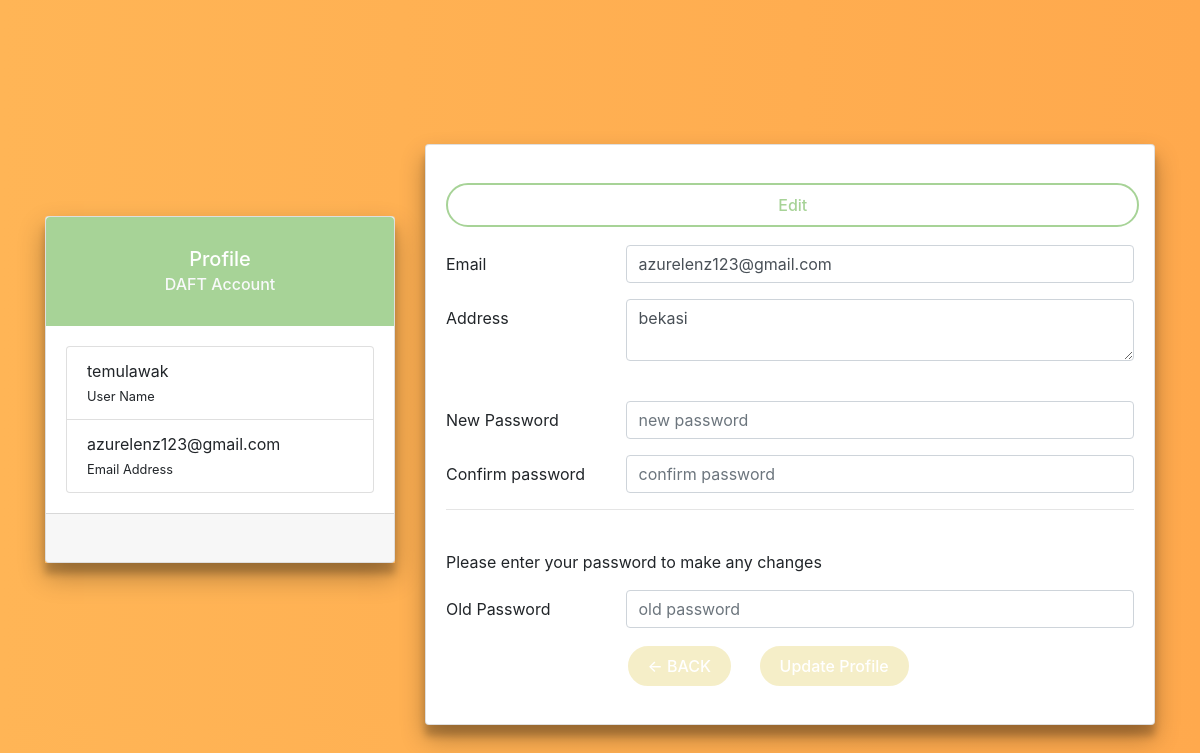
Screenshot of /settings.php (signed in) with the database file from the repository.
### tables this page shows
CREATE TABLE `users` (
  `id` int NOT NULL,
  `username` varchar(255) NOT NULL,
  `email` varchar(100) DEFAULT NULL,
  `password` varchar(255) NOT NULL,
  `address` text
);

### settings.php (the view, shortened to what this page needs)
<?php
require_once("db.php");
$loggedInUser = null;
if (isset($_SESSION['username'])) {
    $username = $_SESSION['username'];
    $sql = "SELECT * FROM users WHERE username = ?";
    $stmt = $conn->prepare($sql);
    $stmt->bind_param("s", $username);
    $stmt->execute();
    $result = $stmt->get_result();
    if ($result->num_rows === 1) {
        $loggedInUser = $result->fetch_assoc();
    }
}
?>
<!DOCTYPE html>
    <html lang="en">
    <head>
        <link rel="stylesheet" href="https://cdn.jsdelivr.net/npm/boxicons@latest/css/boxicons.min.css">
        <link rel="stylesheet" href="assets/css/swiper-bundle.min.css">
        <link rel="stylesheet" href="assets/css/styles.css">
        <link rel="stylesheet" href="assets/css/settings.css">
        <link rel='stylesheet' href='https://cdnjs.cloudflare.com/ajax/libs/twitter-bootstrap/4.1.3/css/bootstrap.min.css'>
    </head>
    <body>
    <br><br><Br><br><br><br>
    <div class="container">
              <div class="row">
                      <div class="col-lg-4"><br><br><br>
                        <div class="profile-card-4 z-depth-3">
                          <div class="card">
                            <div class="card-body1 text-center rounded-top">
                            <h5 class="mb-1 text-white">Profile</h5>
                            <h6 class="text-light">DAFT Account</h6><br>
                          </div>
                            <div class="card-body">
                              <ul class="list-group shadow-none">
                              <li class="list-group-item">
                                <div class="list-details">
                                  <span><?php echo $loggedInUser['username']; ?></span><br>
                                  <small>User Name</small>
                                </div>
                              </li>
                              <li class="list-group-item">
                                <div class="list-details">
                                  <span><?php echo $loggedInUser['email']; ?></span><br>
                                  <small>Email Address</small>
                                </div>
                              </li>
                              </ul>
                            </div>
                            <div class="card-footer text-center">
                            </div>
                          </div>
                        </div>
                      </div>
                      <div class="col-lg-8">
                        <div class="card z-depth-3">
                          <div class="card-body">
                          <ul class="nav nav-pills nav-pills-primary nav-justified">
                              <li class="eedit">
                                  <a ><i class="icon-note"></i> <span class="hidden-xs">Edit</span></a>
                              </li>
                          </ul>
                              <div id="edit">
                                  <form action="" method="post">
                                      <div class="form-group row">
                                          <label class="col-lg-3 col-form-label form-control-label">Email</label>
                                          <div class="col-lg-9">
                                              <input class="form-control" type="email" name="new_email" value="<?php echo $loggedInUser['email']; ?>" placeholder="Email">
                                          </div>
                                      </div>
                                      <div class="form-group row">
                                          <label class="col-lg-3 col-form-label form-control-label">Address</label>
                                          <div class="col-lg-9">
                                          <textarea name="new_address" class="form-control"><?php echo $loggedInUser['address']; ?></textarea><br>
                                          </div>
                                      </div>
                                      <div class="form-group row">
                                          <label class="col-lg-3 col-form-label form-control-label">New Password</label>
                                          <div class="col-lg-9">
                                              <input class="form-control" type="password" placeholder="new password" name="new_password">
                                          </div>
                                      </div>
                                      <div class="form-group row">
                                          <label class="col-lg-3 col-form-label form-control-label">Confirm password</label>
                                          <div class="col-lg-9">
                                              <input class="form-control" type="password" placeholder="confirm password" name="confirm_password">
                                          </div>
                                      </div>
                                      <hr>
                                      <br>
                                      <p>Please enter your password to make any changes</p>
                                      <div class="form-group row">
                                          <label class="col-lg-3 col-form-label form-control-label" for="old_password">Old Password</label>
                                          <div class="col-lg-9">
                                              <input class="form-control" type="password" placeholder="old password" name="old_password" required >
                                          </div>
                                      </div>
                                      <div class="form-group row">
                                          <label class="col-lg-3 col-form-label form-control-label"></label>
                                          <div class="col-lg-9">
                                          <a href="index.php" class="tombol">← BACK</a>
                                              <input class="tombol" id="tombol" type="submit" name="update" value="Update Profile">
                                          </div>
                                      </div>
                                  </form>
                              </div>
                          </div>
                      </div>
                    </div>
                    </div>
                  </div>
    </body>
</html>

### assets/css/styles.css (style rules this page uses)
:root { --header-height: 3.5rem; --first-color: #A7D397; --button-color: #F5EEC8; --button-color-alt: hsl(0, 0%, 21%); --title-color: #555843; --text-color: #D0D4CA; --text-color-light: hsl(0, 0%, 55%); --body-color: hsl(0, 0%, 99%); --container-color: #fff; --border-color: hsl(0, 0%, 94%); --body-font: "Roboto", sans-serif; --biggest-font-size: 2rem; --h1-font-size: 1.5rem; --h2-font-size: 1.25rem; --h3-font-size: 1rem; --normal-font-size: 0.938rem; --small-font-size: 0.813rem; --smaller-font-size: 0.75rem; --font-medium: 500; --font-bold: 700; --mb-0-5: 0.5rem; --mb-0-75: 0.75rem; --mb-1: 1rem; --mb-1-5: 1.5rem; --mb-2: 2rem; --mb-2-5: 2.5rem; --mb-3: 3rem; --z-tooltip: 10; --z-fixed: 100; }
@media screen and (min-width: 968px) { :root { --biggest-font-size: 2.5rem; --h1-font-size: 2.25rem; --h2-font-size: 1.5rem; --h3-font-size: 1.25rem; --normal-font-size: 1rem; --small-font-size: 0.875rem; --smaller-font-size: 0.813rem; } }
* { box-sizing: border-box; padding: 0; margin: 0; }
html { scroll-behavior: smooth; }
body, button, input { font-family: var(--body-font); font-size: var(--normal-font-size); }
body { margin: 0; background-color: var(--body-color); color: var(--text-color); transition: 0.4s; }
ul { list-style: none; }
a { text-decoration: none; }
.container { max-width: 1024px; margin-left: var(--mb-1-5); margin-right: var(--mb-1-5); }
.nav { height: var(--header-height); display: flex; justify-content: space-between; align-items: center; }
@media screen and (min-width: 767px) { .nav { height: calc(var(--header-height) + 1.5rem); justify-content: initial; column-gap: 3rem; } }
@media screen and (min-width: 1024px) { .container { margin-left: auto; margin-right: auto; } }

### assets/css/settings.css (style rules this page uses)
:root { --header-height: 3.5rem; --first-color: #A7D397; --button-color: #F5EEC8; --button-color-alt: hsl(0, 0%, 21%); --title-color: #555843; --text-color: #D0D4CA; --text-color-light: hsl(0, 0%, 55%); --body-color: hsl(0, 0%, 99%); --container-color: #fff; --border-color: hsl(0, 0%, 94%); --body-font: "Roboto", sans-serif; --biggest-font-size: 2rem; --h1-font-size: 1.5rem; --h2-font-size: 1.25rem; --h3-font-size: 1rem; --normal-font-size: 0.938rem; --small-font-size: 0.813rem; --smaller-font-size: 0.75rem; --font-medium: 500; --font-bold: 700; --mb-0-5: 0.5rem; --mb-0-75: 0.75rem; --mb-1: 1rem; --mb-1-5: 1.5rem; --mb-2: 2rem; --mb-2-5: 2.5rem; --mb-3: 3rem; --z-tooltip: 10; --z-fixed: 100; }
@media screen and (min-width: 968px) { :root { --biggest-font-size: 2.5rem; --h1-font-size: 2.25rem; --h2-font-size: 1.5rem; --h3-font-size: 1.25rem; --normal-font-size: 1rem; --small-font-size: 0.875rem; --smaller-font-size: 0.813rem; } }
* { box-sizing: border-box; padding: 0; margin: 0; }
html { scroll-behavior: smooth; }
body, button, input { font-family: var(--body-font); font-size: var(--normal-font-size); }
body { margin: 0; background-color: var(--body-color); background: var(--first-color); color: var(--text-color); background: -webkit-linear-gradient(left, #ffb556, #ffa94d); transition: 0.4s; }
ul { list-style: none; }
a { text-decoration: none; }
.card-body1 { padding-top: 10px; background: var(--first-color); }
.z-depth-3 { -webkit-box-shadow: 0 11px 7px 0 rgba(0,0,0,0.19),0 13px 25px 0 rgba(0,0,0,0.3); box-shadow: 0 11px 7px 0 rgba(0,0,0,0.19),0 13px 25px 0 rgba(0,0,0,0.3); }
#tombol { position: relative; left: 20px; }
.tombol { display: inline-block; background-color: var(--button-color); color: #fff; padding: 0.50rem 1.25rem; font-weight: var(--font-medium); transition: 0.3s; border-radius: 25px; border: 2px solid; }
.eedit { color: #fff; padding: 0.50rem 48%; font-weight: var(--font-medium); transition: 0.3s; border: 2px solid; border-radius: 25px; background-color: white; color: var(--first-color); }

### rows the page displays
users: username "temulawak", email "azurelenz123@gmail.com", new_email "azurelenz123@gmail.com", new_address "bekasi"
